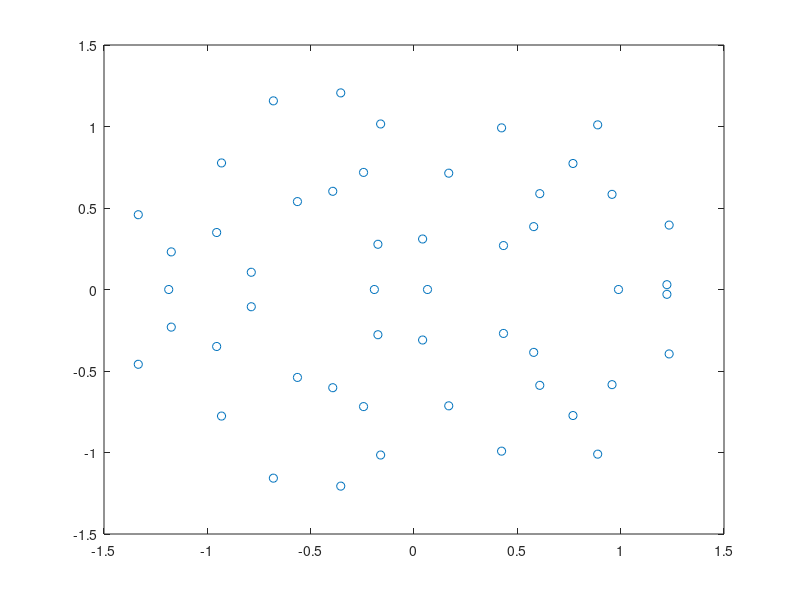

The MATLAB source for this figure: (Note: this script raises an error after producing the figure.)
close all
clear
clc

% Sompolinsky 1988 chaotic rate network integrated with ode45
%   dx_i/dt = -x_i + sum_j J_ij * tanh(x_j)
%   J_ij ~ N(0, g^2 / n), choose g slightly > 1 for weak chaos

rng(2); % reproducibility

% Lyapunov method selection
Lya_method = 'qr'; % 'benettin', 'qr', or 'none'

% Parameters
n = 50;      % n
g = 1.5;              % gain (slightly chaotic when > 1)
fs = 500;          % sampling frequency (Hz)
dt = 1/fs;
tspan = [0, 400];       % seconds
t = linspace(tspan(1), tspan(2), (tspan(2)-tspan(1))*fs + 1)'; % time vector
nt = length(t);
m = 0.6; % negative feedback
mu_E = 1;
mu_I = -1;
M = [mu_E.*ones(n,n/2), mu_I.*ones(n,n/2)];
% Connectivity: Gaussian with mean 0 and variance g^2/n
J = (g / sqrt(n)) * (randn(n, n)+M);
J(rand(n,n)<0.5) = 0; 

% J=J-mean(J,2)./n; % row sum to zero

eigJ = eig(J);
figure
plot(real(eigJ),imag(eigJ),'o')

% External input stimulus (n x time)
u = zeros(n, nt); % User can customize this as needed

amp = 0.25;
u(:,1:fix(nt/4)) = amp.*repmat(randn(n,1), 1, fix(nt/4));
u(:,fix(nt/4)+(1:fix(nt/4))) = amp.*repmat(randn(n,1), 1, fix(nt/4));
u(:,fix(nt/2)+(1:fix(nt/4))) = amp.*repmat(randn(n,1), 1, fix(nt/4));
u(:,fix(0.75*nt)+(1:fix(nt/4))-1) = amp.*repmat(randn(n,1), 1, fix(nt/4));

% Initial condition (small random perturbation)
x0 = 0.05+0.1 * randn(n, 1);

% ODE right-hand side (now with external stimulus)
rhs = @(t_current, x) rhs_somp(t_current, x, t, u, J, m);

% Integrate
opts = odeset('RelTol', 1e-8, 'AbsTol', 1e-8, 'MaxStep', dt);
[t_out, X] = ode45(rhs, t, x0, opts);

%% Compute Lyapunov exponent(s)
params.n = n;
params.J = J;
params.m = m;
N_sys_eqs = n;
T = tspan;
ode_solver = @ode45;

lya_results = struct();

if ~strcmpi(Lya_method, 'none')
    % Adjust lya_dt based on method: QR needs longer interval
    if strcmpi(Lya_method, 'qr')
        lya_dt = 10*dt;  % Longer interval for QR method
    else
        lya_dt = 5*dt;   % Standard interval for Benettin
    end
    lya_fs = 1/lya_dt;
    
    switch lower(Lya_method)
        case 'benettin'
            fprintf('Computing largest Lyapunov exponent using Benettin''s algorithm...\n');
            d0 = 1e-3;
            [LLE, local_lya, finite_lya, t_lya] = benettin_algorithm(X, t_out, dt, fs, d0, T, lya_dt, params, opts, @rhs_somp_wrapper, t, u, ode_solver);
            fprintf('Largest Lyapunov Exponent: %.4f\n', LLE);
            lya_results.LLE = LLE; 
            lya_results.local_lya = local_lya; 
            lya_results.finite_lya = finite_lya; 
            lya_results.t_lya = t_lya;
            
        case 'qr'
            fprintf('Computing full Lyapunov spectrum using QR decomposition method...\n');
            [LE_spectrum, local_LE_spectrum_t, finite_LE_spectrum_t, t_lya] = lyapunov_spectrum_qr(X, t_out, lya_dt, params, ode_solver, opts, @rhs_somp_Jacobian, T, N_sys_eqs, fs);
            fprintf('Largest Lyapunov Exponent: %.4f\n', LE_spectrum(1));
            fprintf('Lyapunov Dimension: %.2f\n', compute_kaplan_yorke_dimension(LE_spectrum));
            lya_results.LE_spectrum = LE_spectrum; 
            lya_results.local_LE_spectrum_t = local_LE_spectrum_t; 
            lya_results.finite_LE_spectrum_t = finite_LE_spectrum_t; 
            lya_results.t_lya = t_lya; 
            lya_results.N_sys_eqs = N_sys_eqs;
            
        otherwise
            error('Unknown Lyapunov method: %s. Use ''benettin'', ''qr'', or ''none''.', Lya_method);
    end
end

%% Plots
% Plot: activity over time (all neurons)
figure('Color', 'w');
set(gcf,'Position',[-2302         726        1574         543])
imagesc(t_out, 1:n, X.');
axis xy tight
colormap turbo
colorbar
xlabel('Time (s)')
ylabel('Neuron index')
title(sprintf('Sompolinsky network dynamics (n = %d, g = %.2f)', n, g))

% Also show trajectories of a subset of neurons and Lyapunov exponent(s)
if ~strcmpi(Lya_method, 'none')
    figure('Color', 'w');
    set(gcf,'Position',[-2244          82        1340         800])

    % Subplot 1: Sample neuron trajectories
    subplot(2,1,1)
    numToShow = min(30, n);
    plot(t_out, X(:, 1:numToShow))
    xlabel('Time (s)')
    ylabel('x_i')
    grid on
    title(sprintf('Sample neuron trajectories (first %d)', numToShow))

    % Subplot 2: Lyapunov exponent(s)
    subplot(2,1,2)
    
    if strcmpi(Lya_method, 'benettin')
        % Plot for Benettin's method (single exponent)
        [bL,aL] = butter(3,0.05/(lya_fs/2),'low');
        local_lya_filt = filtfilt(bL,aL,lya_results.local_lya);
        
        plot(lya_results.t_lya, lya_results.local_lya, 'LineWidth', 1.5)
        hold on
        plot(lya_results.t_lya, local_lya_filt,'LineWidth',1.5)
        yline(lya_results.LLE, '--r', 'LineWidth', 2)
        xlabel('Time (s)')
        ylabel('Local Lyapunov Exponent')
        grid on
        title(sprintf('Local Lyapunov Exponent (LLE = %.4f)', lya_results.LLE))
        legend('Local', 'Filtered', 'Mean LLE', 'Location', 'best')
        
    elseif strcmpi(Lya_method, 'qr')
        % Plot for QR method (full spectrum)
        plot(lya_results.t_lya, lya_results.local_LE_spectrum_t, 'LineWidth', 1.5)
        hold on
        % Highlight the largest exponent
        plot(lya_results.t_lya, lya_results.local_LE_spectrum_t(:,1), 'r', 'LineWidth', 2)
        yline(0, '--k', 'LineWidth', 1)
        xlabel('Time (s)')
        ylabel('Lyapunov Exponents')
        grid on
        title(sprintf('Lyapunov Spectrum (LLE = %.4f)', lya_results.LE_spectrum(1)))
        legend_entries = cell(1, min(5, lya_results.N_sys_eqs));
        for i = 1:min(5, lya_results.N_sys_eqs)
            legend_entries{i} = sprintf('\\lambda_%d = %.3f', i, lya_results.LE_spectrum(i));
        end
        legend(legend_entries, 'Location', 'best')
    end
end

%% Subfunction: ODE right-hand side with external stimulus
function dx_dt = rhs_somp(t_current, x, t_vec, u, J, m)
    % Persistent variables for efficient interpolation
    persistent u_interpolant t_vec_last;
    
    % Create or update griddedInterpolant if time vector has changed
    if isempty(u_interpolant) || isempty(t_vec_last) || ...
       numel(t_vec_last) ~= numel(t_vec) || t_vec_last(1) ~= t_vec(1) || t_vec_last(end) ~= t_vec(end)
        
        % Use 'linear' interpolation and 'none' for extrapolation
        % This returns NaN for out-of-bounds queries to catch errors
        u_interpolant = griddedInterpolant(t_vec, u', 'linear', 'none');
        t_vec_last = t_vec;
    end
    
    % Interpolate u at current time (u_interpolant returns 1 x n, transpose to n x 1)
    u_t = u_interpolant(t_current)';
    
    % Compute derivative: dx/dt = -x + J * relu(x) + u(t)
    % relu with saturation at 5
    % dx_dt = 0.5-m.*x + J * min(max(x, 0), 1) + u_t;
    % dx_dt = -m.*x + J * tanh(max(x, 0)) + u_t;
    dx_dt = -m.*x + J * tanh(x) + u_t;
end

%% Wrapper function for benettin_algorithm
function dx_dt = rhs_somp_wrapper(tt, XX, t_ex, u_ex, params)
    dx_dt = rhs_somp(tt, XX, t_ex, u_ex, params.J, params.m);
end

%% Jacobian function for lyapunov_spectrum_qr
function J_jac = rhs_somp_Jacobian(tt, x, params)
    % Jacobian of dx/dt = -m*x + J*tanh(x) + u(t)
    % d/dx[tanh(x)] = sech(x)^2 = 1 - tanh(x)^2
    % J_jac = -m*I + J * diag(1 - tanh(x).^2)
    n = params.n;
    J_jac = -params.m * eye(n) + params.J * diag(1 - tanh(x).^2);
end

%% Helper function to compute Kaplan-Yorke dimension
function D_KY = compute_kaplan_yorke_dimension(lambda)
    % Compute Kaplan-Yorke (Lyapunov) dimension from spectrum
    % lambda: sorted Lyapunov exponents (descending order)
    
    lambda = sort(lambda, 'descend');
    cumsum_lambda = cumsum(lambda);
    
    % Find largest j such that sum of first j exponents is non-negative
    j = find(cumsum_lambda >= 0, 1, 'last');
    
    if isempty(j)
        D_KY = 0;
    elseif j == length(lambda)
        D_KY = length(lambda);
    else
        D_KY = j + cumsum_lambda(j) / abs(lambda(j+1));
    end
end
